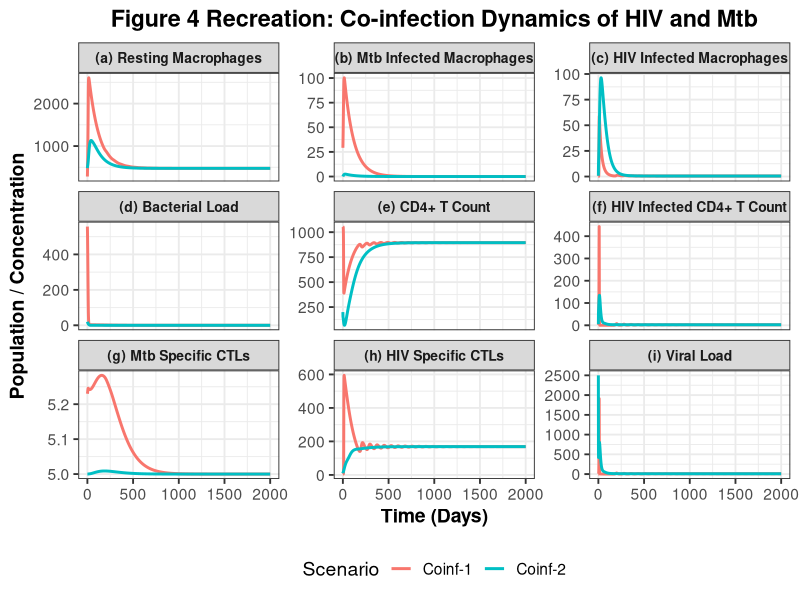

Reproduce this figure in R.
# Load necessary libraries
library(deSolve)
library(ggplot2)
library(dplyr)
library(tidyr)

# Define the system of differential equations from the paper
coinfection_model <- function(t, y, p) {
  # State variables
  Mr <- y[1]
  Mib <- y[2]
  Miv <- y[3]
  Tb <- y[4]
  T_cell <- y[5]
  T_star <- y[6]
  Cb <- y[7]
  Chv <- y[8]
  V <- y[9]
  
  # Parameters
  with(as.list(p), {
    dMr_dt <- sm + pm * (ro * V + Tb) * Mr - (kv * V * Mr) / (1 + ao * Chv) - ki * Tb * Mr - mu_m * Mr
    dMib_dt <- ki * Tb * Mr - kb * Mib - ka * (Mib / (Mib + A)) * T_cell - kl * Mib * Cb - mu_mi * Mib
    dMiv_dt <- (kv * V * Mr) / (1 + ao * Chv) - hm * Miv * Chv - mb * Miv
    dTb_dt <- kb * Nb * Mib - gamma1 * Tb * Mr - gamma2 * Tb * Cb + rm * Tb + kl * Nc * Mib * Cb
    dT_dt <- st + r1 * (T_cell * Tb / (Tb + B)) + r * (T_cell * V / (V + Aa)) - (beta * V * T_cell) / (1 + a1 * Chv) - r2 * (T_cell * V / (T_cell + R)) - mu_t * T_cell
    dT_star_dt <- (beta * V * T_cell) / (1 + a1 * Chv) - hv * T_star * Chv - alpha_t * T_star
    dCb_dt <- sb + pb * (Mib / (Mib + Rb)) * T_cell * Cb - mu_cb * Cb
    dChv_dt <- sv + pv * V * T_cell * Chv - mu_cv * Chv
    dV_dt <- (Nv * alpha_t * T_star) / (1 + a2 * Chv) + (Nm * mb * Miv) / (1 + a3 * Chv) - mu_v * V
    
    # Return the rates of change
    return(list(c(dMr_dt, dMib_dt, dMiv_dt, dTb_dt, dT_dt, dT_star_dt, dCb_dt, dChv_dt, dV_dt)))
  })
}

# Parameters from Table 2 of the paper
parameters <- c(
  sm = 5, pm = 0.000575, ro = 0.1, kv = 0.000025, mu_m = 0.011,
  kb = 0.00002, ka = 0.000125, A = 350, mu_mi = 0.011, hm = 0.000045,
  mb = 0.015, kl = 0.000125, Nc = 20, gamma1 = 0.000165, gamma2 = 0.00032,
  rm = 0.0025, st = 10, r1 = 0.00015, B = 500, r = 0.000125, Aa = 350,
  beta = 0.00025, a1 = 0.005, r2 = 0.000125, R = 500, mu_t = 0.01,
  hv = 0.0025, alpha_t = 0.027, sb = 0.05, pb = 0.00000125, Rb = 25,
  mu_cb = 0.01, sv = 0.05, pv = 0.00000125, mu_cv = 0.01, Nv = 500,
  a2 = 0.005, Nm = 50, a3 = 0.005, mu_v = 2, Nb = 20, ki = 0.00002475,
  ao = 0.05
)

# Initial conditions for Figure 4
# Coinf-1: Latent TB patient co-infected with HIV
y0_1 <- c(Mr = 282.43, Mib = 29.17, Miv = 0.0, Tb = 557.0, T_cell = 1056.0, T_star = 0.0, Cb = 5.23, Chv = 5.0, V = 2.0)
# Coinf-2: HIV patient co-infected with Mtb
y0_2 <- c(Mr = 480.0, Mib = 0.0, Miv = 0.8, Tb = 20.0, T_cell = 200.0, T_star = 5.0, Cb = 5.0, Chv = 10.0, V = 2500.0)

# Time points
t <- seq(from = 0, to = 2000, by = 1)

# Solve the ODEs for both scenarios
solution_1 <- ode(y = y0_1, times = t, func = coinfection_model, parms = parameters) %>% as.data.frame() %>% mutate(Scenario = "Coinf-1")
solution_2 <- ode(y = y0_2, times = t, func = coinfection_model, parms = parameters) %>% as.data.frame() %>% mutate(Scenario = "Coinf-2")

# Combine the results and prepare for plotting
combined_solution <- bind_rows(solution_1, solution_2)

# Define the labels for each plot facet
plot_labels <- c(
  `Mr` = "(a) Resting Macrophages",
  `Mib` = "(b) Mtb Infected Macrophages",
  `Miv` = "(c) HIV Infected Macrophages",
  `Tb` = "(d) Bacterial Load",
  `T_cell` = "(e) CD4+ T Count",
  `T_star` = "(f) HIV Infected CD4+ T Count",
  `Cb` = "(g) Mtb Specific CTLs",
  `Chv` = "(h) HIV Specific CTLs",
  `V` = "(i) Viral Load"
)

# Reshape the data into a long format for ggplot2
solution_long <- combined_solution %>%
  pivot_longer(
    cols = -c(time, Scenario),
    names_to = "Variable",
    values_to = "Value"
  ) %>%
  mutate(Variable = factor(Variable, levels = names(plot_labels))) # Ensure correct order

# Create the plot
p1 <- ggplot(solution_long, aes(x = time, y = Value, color = Scenario)) +
  geom_line(linewidth = 1) +
  facet_wrap(~ Variable, scales = "free_y", labeller = as_labeller(plot_labels), ncol = 3) +
  labs(
    title = "Figure 4 Recreation: Co-infection Dynamics of HIV and Mtb",
    x = "Time (Days)",
    y = "Population / Concentration",
    color = "Scenario"
  ) +
  theme_bw(base_size = 14) +
  theme(
    legend.position = "bottom",
    strip.text = element_text(face = "bold", size = 10),
    plot.title = element_text(hjust = 0.5, face = "bold"),
    axis.title = element_text(face = "bold")
  )

plot(p1)
